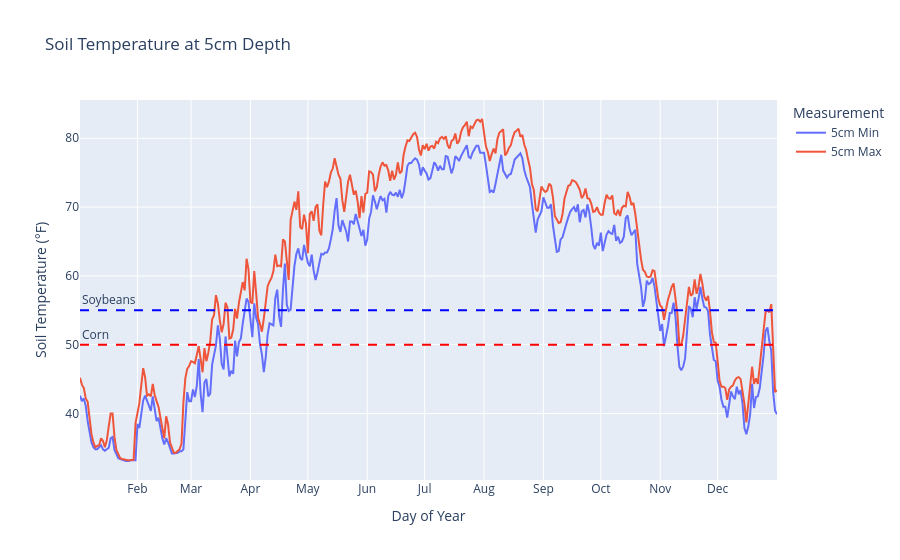

The code cell stored with this chart in its notebook:
### Markdown cell above
Now we can add some trendlines and fix the days of the year to match the months

### Code cell
fig = px.line(cherokee,
  x='Timestamp', 
  y=['SoilTemperature5cmMin', 'SoilTemperature5cmMax'], 
  title='Soil Temperature at 5cm Depth',
  labels={
    'x': 'Day of Year', 
    'variable': 'Measurement'
    }
  )
fig.update_xaxes(title_text="Day of Year")
fig.update_yaxes(title_text='Soil Temperature (°F)')
fig.data[0].name = "5cm Min"
fig.data[1].name = "5cm Max"

fig.add_hline(
  y=50, 
  line_dash="dash", 
  line_color="red", 
  annotation_text="Corn", 
  annotation_position="top left"
)
fig.add_hline(
  y=55, 
  line_dash="dash", 
  line_color="blue", 
  annotation_text="Soybeans",
  annotation_position="top left"
)

fig.update_xaxes(
  tickmode='array', 
  tickvals=[0, 31, 59, 90, 120, 151, 181, 212, 243, 273, 304, 334], 
  ticktext=['Jan', 'Feb', 'Mar', 'Apr', 'May', 'Jun', 'Jul', 'Aug', 'Sep', 'Oct', 'Nov', 'Dec']
)

fig.show()

### Figure 1 — Plotly figure (JSON) as saved in the notebook; plotly's stock layout.template omitted (floating-point values rounded to 4 significant figures; data arrays with more than 128 entries replaced by an {"elided": "..."} marker saying what was removed)
{"data": [{"hovertemplate": "Measurement=SoilTemperature5cmMin<br>Timestamp=%{x}<br>value=%{y}<extra></extra>", "legendgroup": "SoilTemperature5cmMin", "line": {"color": "#636efa", "dash": "solid"}, "marker": {"symbol": "circle"}, "mode": "lines", "name": "5cm Min", "orientation": "v", "showlegend": true, "type": "scatter", "x": {"elided": "365 int values"}, "xaxis": "x", "y": {"elided": "365 float values"}, "yaxis": "y"}, {"hovertemplate": "Measurement=SoilTemperature5cmMax<br>Timestamp=%{x}<br>value=%{y}<extra></extra>", "legendgroup": "SoilTemperature5cmMax", "line": {"color": "#EF553B", "dash": "solid"}, "marker": {"symbol": "circle"}, "mode": "lines", "name": "5cm Max", "orientation": "v", "showlegend": true, "type": "scatter", "x": {"elided": "365 int values"}, "xaxis": "x", "y": {"elided": "365 float values"}, "yaxis": "y"}], "layout": {"annotations": [{"showarrow": false, "text": "Corn", "x": 0, "xanchor": "left", "xref": "x domain", "y": 50, "yanchor": "bottom", "yref": "y"}, {"showarrow": false, "text": "Soybeans", "x": 0, "xanchor": "left", "xref": "x domain", "y": 55, "yanchor": "bottom", "yref": "y"}], "legend": {"title": {"text": "Measurement"}, "tracegroupgap": 0}, "shapes": [{"line": {"color": "red", "dash": "dash"}, "type": "line", "x0": 0, "x1": 1, "xref": "x domain", "y0": 50, "y1": 50, "yref": "y"}, {"line": {"color": "blue", "dash": "dash"}, "type": "line", "x0": 0, "x1": 1, "xref": "x domain", "y0": 55, "y1": 55, "yref": "y"}], "title": {"text": "Soil Temperature at 5cm Depth"}, "xaxis": {"anchor": "y", "domain": [0, 1], "tickmode": "array", "ticktext": ["Jan", "Feb", "Mar", "Apr", "May", "Jun", "Jul", "Aug", "Sep", "Oct", "Nov", "Dec"], "tickvals": [0, 31, 59, 90, 120, 151, 181, 212, 243, 273, 304, 334], "title": {"text": "Day of Year"}}, "yaxis": {"anchor": "x", "domain": [0, 1], "title": {"text": "Soil Temperature (°F)"}}}}
